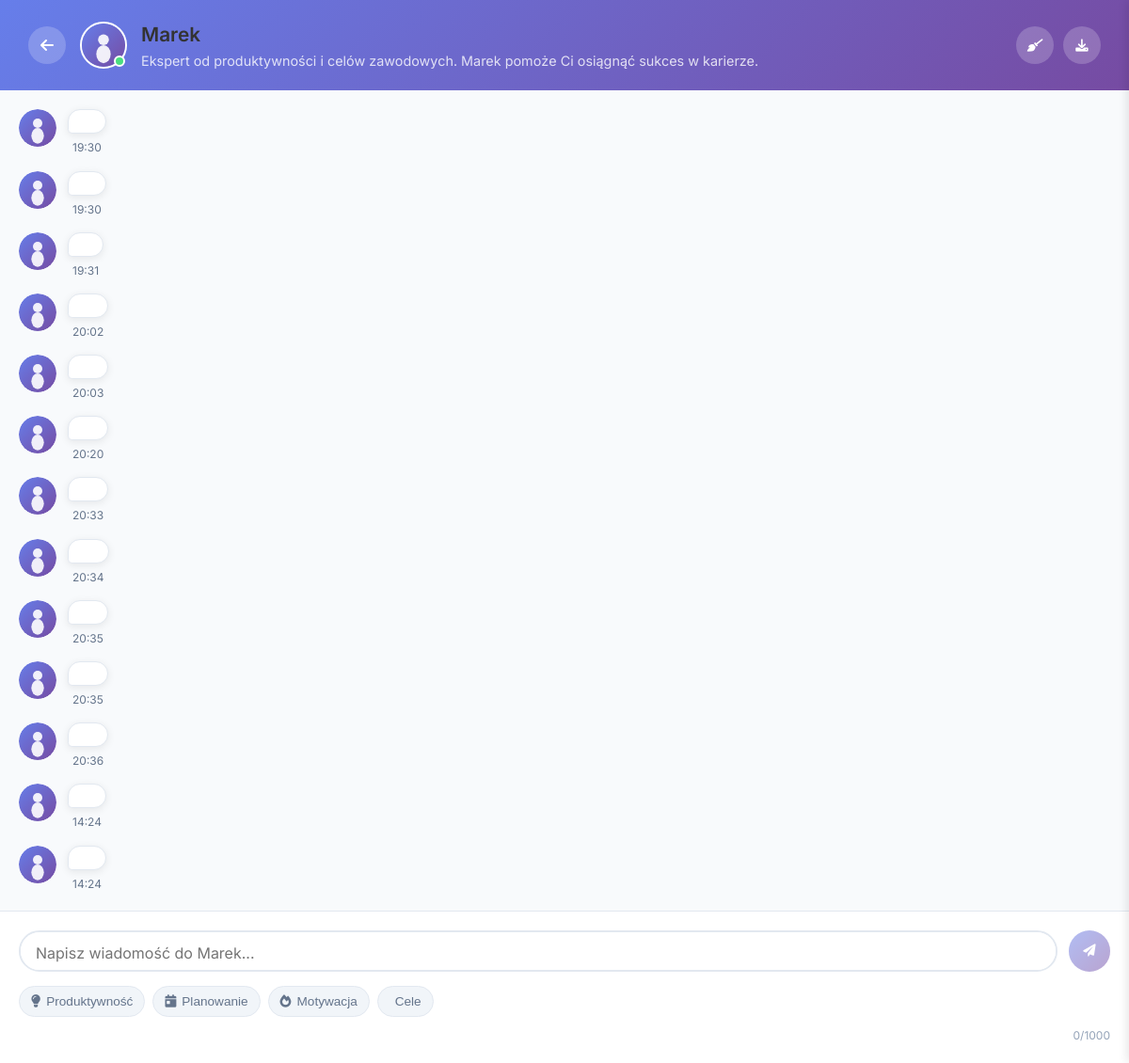
/chat?mentor_id=2, run on the app's committed database.
### app.py (models this page shows)
class Mentor(db.Model):
    id = db.Column(db.Integer, primary_key=True)
    name = db.Column(db.String(50), nullable=False)
    personality = db.Column(db.Text, nullable=False)
    description = db.Column(db.Text, nullable=False)
    image = db.Column(db.String(100), nullable=False)
    specialization = db.Column(db.String(100), nullable=False)

class ChatMessage(db.Model):
    id = db.Column(db.Integer, primary_key=True)
    mentor_id = db.Column(db.Integer, db.ForeignKey('mentor.id'), nullable=False)
    user_message = db.Column(db.Text, nullable=False)
    mentor_response = db.Column(db.Text, nullable=False)
    timestamp = db.Column(db.DateTime, default=datetime.utcnow)
    mentor = db.relationship('Mentor', backref=db.backref('messages', lazy=True))

### app.py (the view)
@app.route('/chat')
def chat():
    mentor_id = request.args.get('mentor_id', 1, type=int)
    mentor = Mentor.query.get_or_404(mentor_id)
    messages = ChatMessage.query.filter_by(mentor_id=mentor_id).order_by(ChatMessage.timestamp).all()
    return render_template('chat.html', mentor=mentor, messages=messages)

### templates/chat.html (shortened to what this page needs)
<!DOCTYPE html>
<html lang="pl">
<head>
    <link rel="stylesheet" href="{{ url_for('static', filename='css/style.css') }}">
    <link rel="stylesheet" href="{{ url_for('static', filename='css/chat.css') }}">
    <link rel="stylesheet" href="https://cdnjs.cloudflare.com/ajax/libs/font-awesome/6.0.0/css/all.min.css">
</head>
<body>
    {% set placeholder = '/static/images/placeholder-female.svg' if mentor.name in ['Anna', 'Kasia'] else '/static/images/placeholder-male.svg' %}
    <div class="chat-container">
        <header class="chat-header">
            <div class="mentor-info-header">
                <a href="/" class="back-btn">
                    <i class="fas fa-arrow-left"></i>
                </a>
                <div class="mentor-avatar">
                    <img src="{{ mentor.image_url }}" alt="{{ mentor.name }}" onerror="this.src='{{ placeholder }}'">
                    <div class="status-indicator online"></div>
                </div>
                <div class="mentor-details">
                    <h2 class="mentor-name">{{ mentor.name }}</h2>
                    <p class="mentor-status">{{ mentor.description }}</p>
                </div>
            </div>
            <div class="chat-actions">
                <button class="action-btn" onclick="clearChat()" title="Wyczyść czat">
                    <i class="fas fa-broom"></i>
                </button>
                <button class="action-btn" onclick="exportChat()" title="Eksportuj rozmowę">
                    <i class="fas fa-download"></i>
                </button>
            </div>
        </header>
        <div class="chat-messages" id="chatMessages">
            {% if messages %}
                {% for message in messages %}
                <div class="message {{ 'user' if message.is_user else 'mentor' }}">
                    <div class="message-avatar">
                        {% if message.is_user %}
                            <i class="fas fa-user"></i>
                        {% else %}
                            <img src="{{ mentor.image_url }}" alt="{{ mentor.name }}" onerror="this.src='{{ placeholder }}'">
                        {% endif %}
                    </div>
                    <div class="message-content">
                        <div class="message-bubble">
                        </div>
                        <div class="message-time">
                            {{ message.timestamp.strftime('%H:%M') }}
                        </div>
                    </div>
                </div>
                {% endfor %}
            {% endif %}
        </div>
        <div class="chat-input-panel">
            <div class="input-container">
                <textarea
                    id="messageInput"
                    placeholder="Napisz wiadomość do {{ mentor.name }}..."
                    rows="1"
                    maxlength="1000"
                ></textarea>
                <button id="sendButton" onclick="sendMessage()" disabled>
                    <i class="fas fa-paper-plane"></i>
                </button>
            </div>
            <div class="input-tools">
                <button class="tool-btn" onclick="insertSuggestion('Jak mogę poprawić swoją produktywność?')" title="Sugestia">
                    <i class="fas fa-lightbulb"></i>
                    Produktywność
                </button>
                <button class="tool-btn" onclick="insertSuggestion('Pomóż mi zaplanować dzień')" title="Sugestia">
                    <i class="fas fa-calendar-day"></i>
                    Planowanie
                </button>
                <button class="tool-btn" onclick="insertSuggestion('Mam problem z motywacją')" title="Sugestia">
                    <i class="fas fa-fire"></i>
                    Motywacja
                </button>
                <button class="tool-btn" onclick="insertSuggestion('Chcę wyznaczyć nowe cele')" title="Sugestia">
                    Cele
                </button>
            </div>
            <div class="character-count">
                <span id="charCount">0</span>/1000
            </div>
        </div>
    </div>
</body>
</html>

### static/css/style.css (style rules this page uses)
* { margin: 0; padding: 0; box-sizing: border-box; }
body { font-family: 'Inter', sans-serif; line-height: 1.6; color: #333; background: linear-gradient(135deg, #667eea 0%, #764ba2 100%); min-height: 100vh; }
.mentor-name { font-size: 1.8rem; font-weight: 600; margin-bottom: 10px; color: #333; }

### static/css/chat.css (style rules this page uses)
.chat-container { display: flex; flex-direction: column; height: 100vh; max-width: 1200px; margin: 0 auto; background: white; box-shadow: 0 0 20px rgba(0, 0, 0, 0.1); }
.chat-header { display: flex; justify-content: between; align-items: center; padding: 20px 30px; background: linear-gradient(135deg, #667eea 0%, #764ba2 100%); color: white; box-shadow: 0 2px 10px rgba(0, 0, 0, 0.1); }
.mentor-info-header { display: flex; align-items: center; gap: 15px; flex: 1; }
.back-btn { width: 40px; height: 40px; background: rgba(255, 255, 255, 0.2); border-radius: 50%; display: flex; align-items: center; justify-content: center; color: white; text-decoration: none; transition: all 0.3s ease; }
.mentor-avatar { position: relative; width: 50px; height: 50px; }
.mentor-avatar img { width: 100%; height: 100%; border-radius: 50%; object-fit: cover; border: 2px solid white; }
.status-indicator { position: absolute; bottom: 2px; right: 2px; width: 12px; height: 12px; border-radius: 50%; border: 2px solid white; }
.status-indicator.online { background: #4ade80; }
.mentor-details h2 { font-size: 1.3rem; margin: 0; }
.mentor-status { font-size: 0.9rem; opacity: 0.8; margin: 0; }
.chat-actions { display: flex; gap: 10px; }
.action-btn { width: 40px; height: 40px; background: rgba(255, 255, 255, 0.2); border: none; border-radius: 50%; color: white; cursor: pointer; transition: all 0.3s ease; }
.chat-messages { flex: 1; overflow-y: auto; padding: 20px; background: #f8fafc; display: flex; flex-direction: column; gap: 15px; }
.message { display: flex; align-items: flex-start; gap: 12px; animation: fadeInUp 0.3s ease; }
.message-avatar { width: 40px; height: 40px; border-radius: 50%; overflow: hidden; flex-shrink: 0; display: flex; align-items: center; justify-content: center; }
.message.mentor .message-avatar img { width: 100%; height: 100%; object-fit: cover; }
.message-content { max-width: 70%; display: flex; flex-direction: column; gap: 5px; }
.message-bubble { padding: 12px 16px; border-radius: 18px; word-wrap: break-word; line-height: 1.4; }
.message.mentor .message-bubble { background: white; color: #333; border: 1px solid #e2e8f0; border-bottom-left-radius: 6px; box-shadow: 0 2px 8px rgba(0, 0, 0, 0.08); }
.message-time { font-size: 0.75rem; color: #64748b; padding: 0 5px; }
.chat-input-panel { padding: 20px; background: white; border-top: 1px solid #e2e8f0; }
.input-container { display: flex; align-items: flex-end; gap: 12px; margin-bottom: 15px; }
#messageInput { flex: 1; min-height: 44px; max-height: 120px; padding: 12px 16px; border: 2px solid #e2e8f0; border-radius: 22px; font-family: inherit; font-size: 1rem; resize: none; outline: none; transition: all 0.3s ease; }
#sendButton { width: 44px; height: 44px; background: linear-gradient(135deg, #667eea, #764ba2); border: none; border-radius: 50%; color: white; cursor: pointer; transition: all 0.3s ease; display: flex; align-items: center; justify-content: center; }
#sendButton:disabled { opacity: 0.5; cursor: not-allowed; transform: none; }
.input-tools { display: flex; gap: 8px; margin-bottom: 10px; flex-wrap: wrap; }
.tool-btn { padding: 8px 12px; background: #f1f5f9; border: 1px solid #e2e8f0; border-radius: 20px; font-size: 0.85rem; cursor: pointer; transition: all 0.3s ease; display: flex; align-items: center; gap: 6px; color: #64748b; }
.character-count { text-align: right; font-size: 0.75rem; color: #94a3b8; }

### data on the page
Mentor: name "Marek", description "Ekspert od produktywności i celów zawodowych. Marek pomoże Ci osiągnąć sukces w karierze.", name "Napisz wiadomość do Marek..."
ChatMessage: timestamp "19:30"
ChatMessage: timestamp "19:30"
ChatMessage: timestamp "19:31"
ChatMessage: timestamp "20:02"
ChatMessage: timestamp "20:03"
ChatMessage: timestamp "20:20"
ChatMessage: timestamp "20:33"
ChatMessage: timestamp "20:34"
ChatMessage: timestamp "20:35"
ChatMessage: timestamp "20:35"
ChatMessage: timestamp "20:36"
ChatMessage: timestamp "14:24"
ChatMessage: timestamp "14:24"
